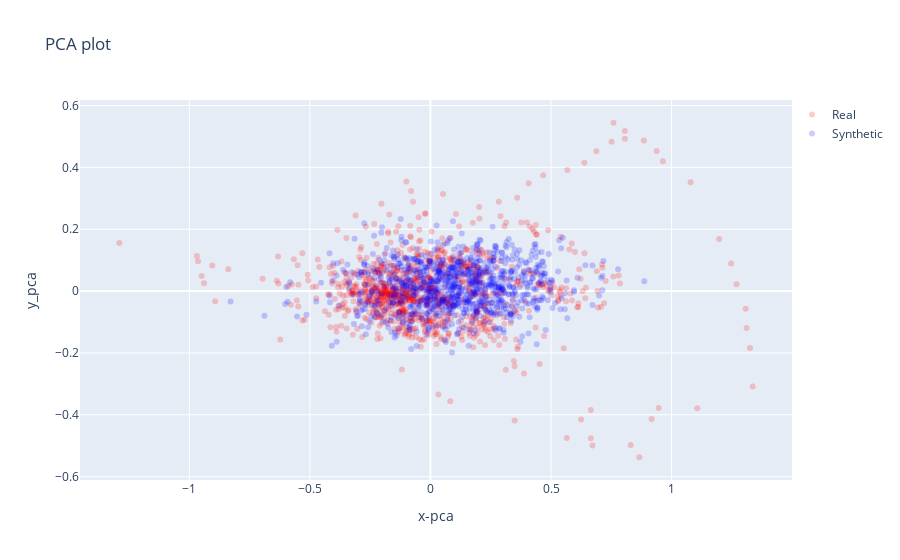

Notebook code cell kept with this figure:
### Code cell
visualization(real_vals, gbm_vals, 'pca', 'test')

### Figure 1 — Plotly figure (JSON) as saved in the notebook; plotly's stock layout.template omitted (floating-point values rounded to 4 significant figures; data arrays with more than 128 entries replaced by an {"elided": "..."} marker saying what was removed)
{"data": [{"marker": {"color": {"elided": "1000 str values"}, "opacity": 0.2}, "mode": "markers", "name": "Real", "type": "scatter", "x": {"elided": "1000 float values"}, "y": {"elided": "1000 float values"}}, {"marker": {"color": {"elided": "1000 str values"}, "opacity": 0.2}, "mode": "markers", "name": "Synthetic", "type": "scatter", "x": {"elided": "1000 float values"}, "y": {"elided": "1000 float values"}}], "layout": {"legend": {"x": 1, "y": 1}, "title": {"text": "PCA plot"}, "xaxis": {"title": {"text": "x-pca"}}, "yaxis": {"title": {"text": "y_pca"}}}}
